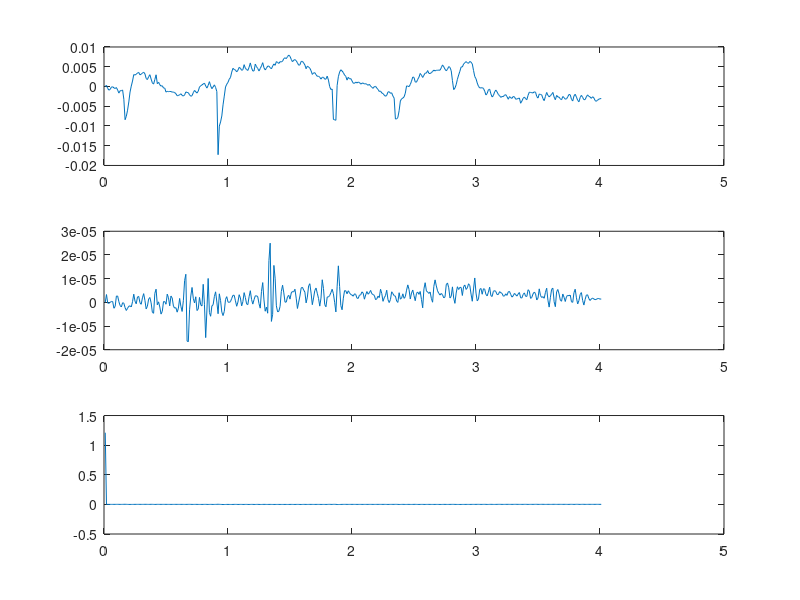
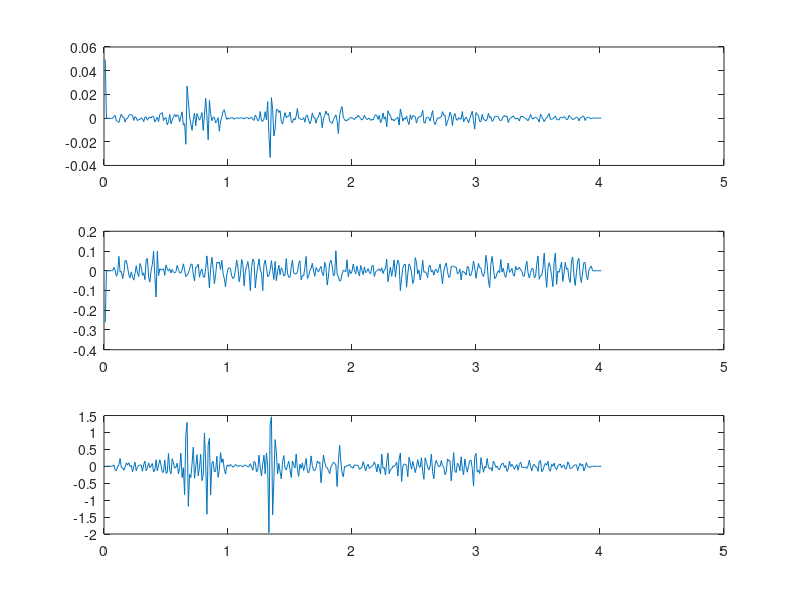
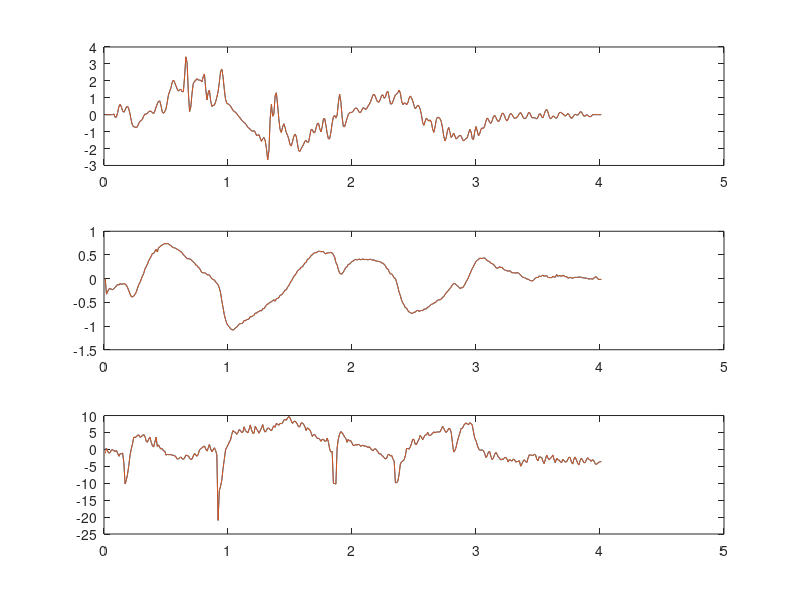
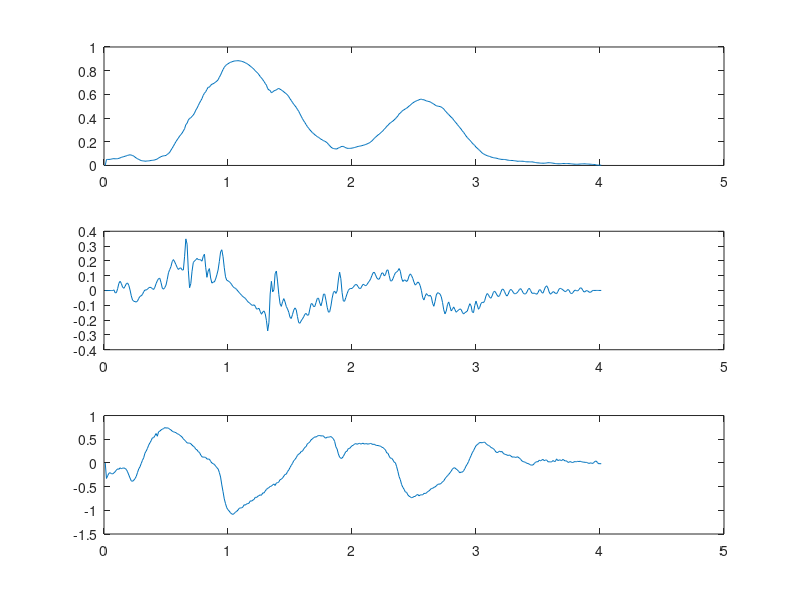

These figures' MATLAB source, in order:
%% Initialization
clear;
close all;
clc;


%% Load data
load ardrone2FlightData5_UZeroed_estNoises.mat;


%% Calculate process and measurement noise
wt = D*xt - At*xt - Bt*ut;
zt = yt - Ct*xt;

Dxt = D*xt;
AtxtBtut = At*xt + Bt*ut;


%% Determine noise characteristics of process and measurement noise
figure('Name','Process noise');
subplot(3,1,1);
plot(t,wt(1,:));
subplot(3,1,2);
plot(t,wt(2,:));
subplot(3,1,3);
plot(t,wt(3,:));

figure('Name','Measurement noise');
subplot(3,1,1);
plot(t,zt(1,:));
subplot(3,1,2);
plot(t,zt(2,:));
subplot(3,1,3);
plot(t,zt(3,:));


figure('Name','Generalized next state');
subplot(3,1,1);
plot(t,Dxt(1,:));
hold on;
plot(t,AtxtBtut(1,:));
subplot(3,1,2);
plot(t,Dxt(2,:));
hold on;
plot(t,AtxtBtut(2,:));
subplot(3,1,3);
plot(t,Dxt(3,:));
hold on;
plot(t,AtxtBtut(3,:));


figure('Name','State');
subplot(3,1,1);
plot(t,xt(1,:));
subplot(3,1,2);
plot(t,xt(2,:));
subplot(3,1,3);
plot(t,xt(3,:));

figure('Name','State der 1');
subplot(3,1,1);
plot(t,xt(4,:));
subplot(3,1,2);
plot(t,xt(5,:));
subplot(3,1,3);
plot(t,xt(6,:));

figure('Name','State der 2');
subplot(3,1,1);
plot(t,xt(7,:));
subplot(3,1,2);
plot(t,xt(8,:));
subplot(3,1,3);
plot(t,xt(9,:));

figure('Name','State der 3');
subplot(3,1,1);
plot(t,xt(10,:));
subplot(3,1,2);
plot(t,xt(11,:));
subplot(3,1,3);
plot(t,xt(12,:));
